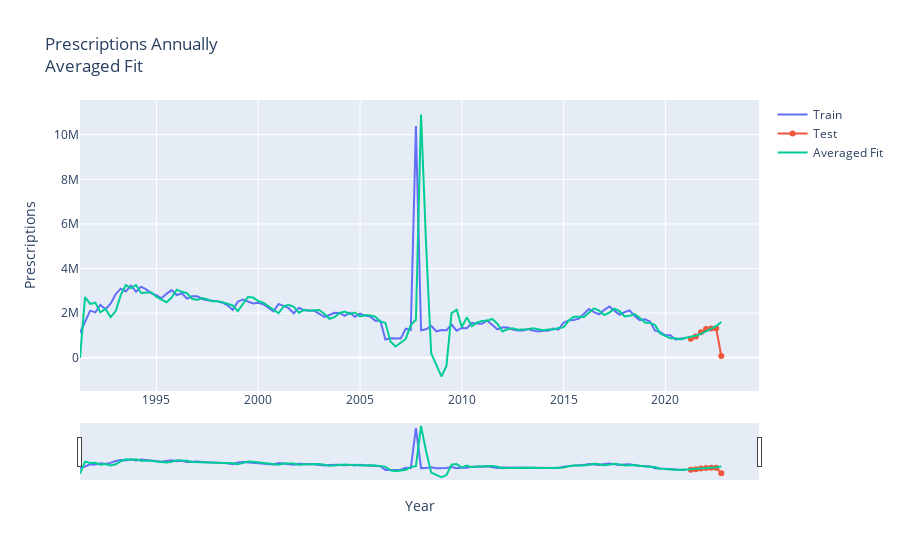

Notebook code cell kept with this figure:
### Code cell
# we can view the data if we want
train = runs[drugs[0]][1].train
test = runs[drugs[0]][1].test
mean = runs[drugs[0]][1].mean

fig = go.Figure()
fig.add_trace(go.Scatter(x=list(train.index), y = train['Prescriptions'], name = 'Train'))
fig.add_trace(go.Scatter(x=list(test.index), y = test['Prescriptions'], name = 'Test'))
fig.add_trace(go.Scatter(x=list(mean.index), y = mean.values, name = 'Averaged Fit'))
fig.update_layout(title="Prescriptions Annually<Br>Averaged Fit")
fig.update_xaxes(rangeslider_visible=True)
fig.update_layout(xaxis_title = 'Year', yaxis_title='Prescriptions')
fig.show()
